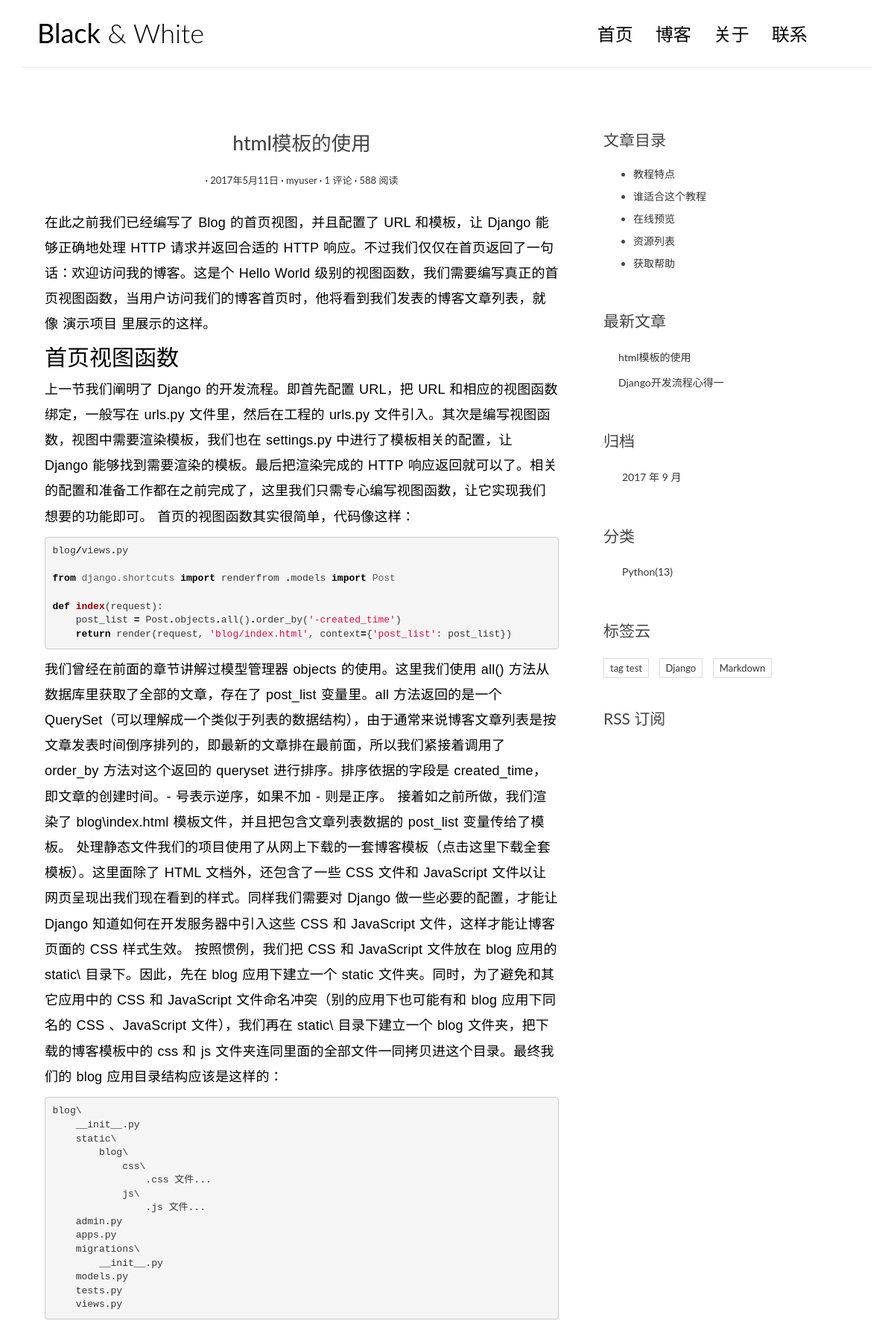
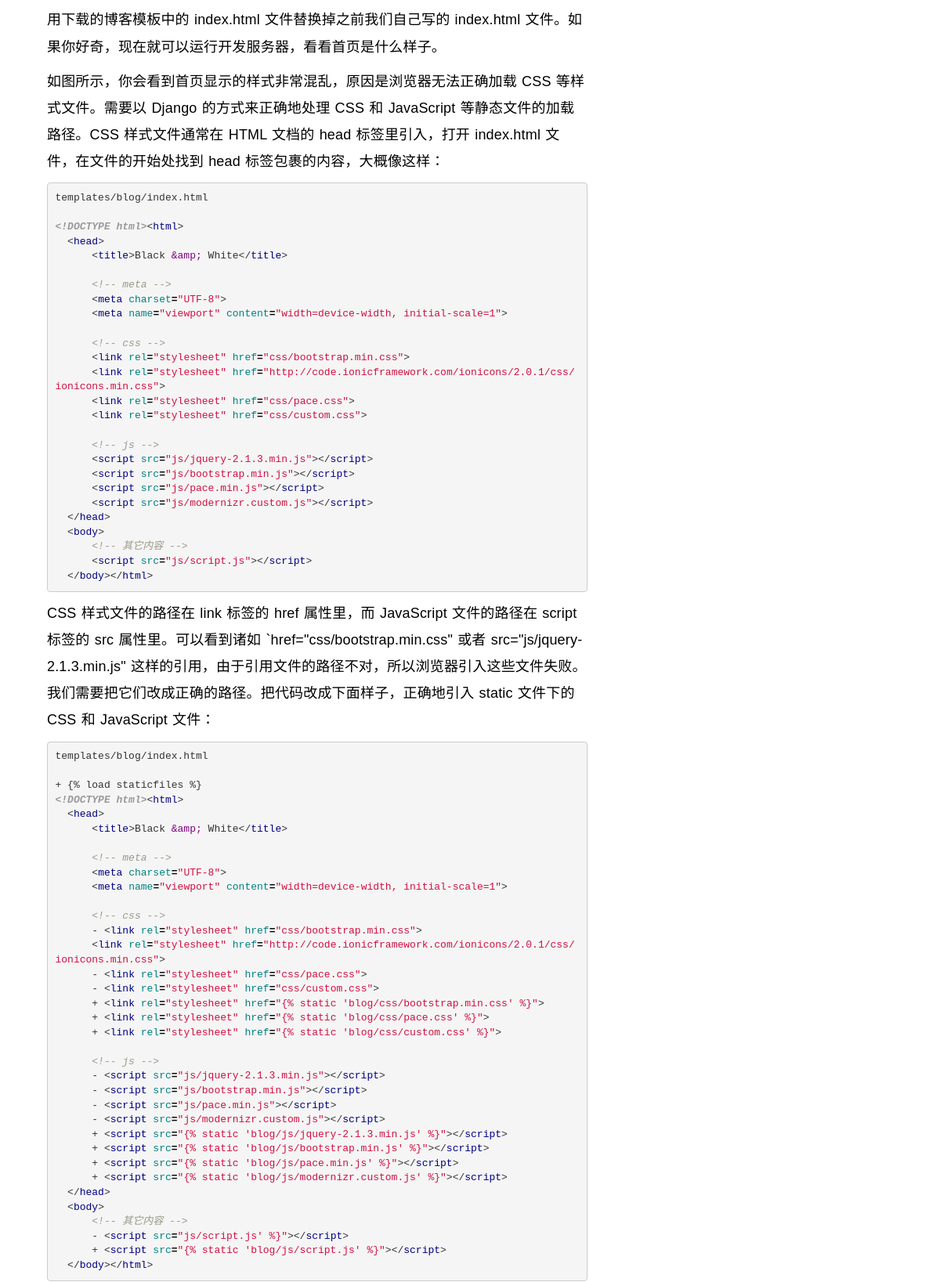
Screenshot of /post/3/ (upper part) with the database file from the repository (2 pictures, top to bottom).
### blog/models.py (models this page shows, shortened)
class Post(models.Model):
    title = models.CharField(max_length=70)
    body = models.TextField()
    created_time = models.DateTimeField()
    modified_time = models.DateTimeField()
    excerpt = models.CharField(max_length=200, blank=True)
    category = models.ForeignKey(Category)
    tags = models.ManyToManyField(Tag, blank=True)
    author = models.ForeignKey(User)
    class Meta:
        ordering = ['-created_time']

class Category(models.Model):
    name = models.CharField(max_length=100)

class Tag(models.Model):
    name = models.CharField(max_length=100)

### blog/views.py (the view)
# urls.py: url(r'^post/(?P<pk>[0-9]+)/$', views.detail, name='detail'),
def detail(request, pk):
    post = get_object_or_404(Post, pk=pk)
    post.body = markdown.markdown(post.body,
                                  extensions=[
                                  'markdown.extensions.extra',
                                  'markdown.extensions.codehilite',
                                  'markdown.extensions.toc'])
    form = CommentForm()
    comment_list = post.comment_set.all()
    context = {
        'post':post,
        'form':form,
        'comment_list':comment_list,
    }
    return render(request, 'blog/detail.html', context=context)

### blog/templatetags/blog_tags.py (called while the page is built)
@register.simple_tag
def get_recent_posts(num=5):
    return Post.objects.all().order_by('-created_time')[:num]

@register.simple_tag
def archives():
    return Post.objects.dates('created_time', 'day', order='DESC')

@register.simple_tag
def get_categories():
    return Category.objects.all()

@register.simple_tag
def get_tags():
    return Tag.objects.all()

### templates/blog/detail.html (shortened to what this page needs)
{% extends 'blog/base.html' %}
{% load blog_tags %}
{% block main %}
<article class="post post-1">
    <header class="entry-header">
        <h1 class="entry-title">{{post.title}}</h1>
        <div class="entry-meta">
            <span class="post-category"><a href="#">{{post.tags_set}}</a></span>
            <span class="post-date"><a href="#"><time class="entry-date"
                                                      datetime="2012-11-09T23:15:57+00:00">2017年5月11日</time></a></span>
            <span class="post-author"><a href="#">{{post.author}}</a></span>
            <span class="comments-link"><a href="#">{{post.comment_set.count}} 评论</a></span>
            <span class="views-count"><a href="#">588 阅读</a></span>
        </div>
    </header>
    <div class="entry-content clearfix">
        {{ post.body|safe }}
    </div>
</article>
{% endblock main %}

### templates/blog/base.html (shortened to what this page needs)
{% load staticfiles %}
{% load blog_tags %}
<!DOCTYPE html>
<html>
<head>
    <link rel="stylesheet" href="http://code.ionicframework.com/ionicons/2.0.1/css/ionicons.min.css">
    <link rel="stylesheet" href="{% static 'blog/css/bootstrap.min.css' %}">
    <link rel="stylesheet" href="{% static 'blog/css/pace.css' %}">
    <link rel="stylesheet" href="{% static 'blog/css/custom.css' %}">
    <link rel="stylesheet" href="{% static 'blog/css/highlights/github.css' %}">
</head>
<body>
<div class="container">
    <header id="site-header">
        <div class="row">
            <div class="col-md-4 col-sm-5 col-xs-8">
                <div class="logo">
                    <h1><a href="{% url 'blog:index' %}"><b>Black</b> &amp; White</a></h1>
                </div>
            </div>
            <div class="col-md-8 col-sm-7 col-xs-4">
                <nav class="main-nav" role="navigation">
                    <div class="collapse navbar-collapse" id="bs-example-navbar-collapse-1">
                        <ul class="nav navbar-nav navbar-right">
                            <li class="cl-effect-11"><a href="{% url 'blog:index' %}" data-hover="首页">首页</a></li>
                            <li class="cl-effect-11"><a href="full-width.html" data-hover="博客">博客</a></li>
                            <li class="cl-effect-11"><a href="about.html" data-hover="关于">关于</a></li>
                            <li class="cl-effect-11"><a href="contact.html" data-hover="联系">联系</a></li>
                        </ul>
                    </div>
                </nav>
            </div>
        </div>
    </header>
</div>
<div class="content-body">
    <div class="container">
        <div class="row">
            <main class="col-md-8">
                {% block main %}
                {% endblock main %}
            </main>
            <aside class="col-md-4">
                {% block toc %}
                <div class="widget widget-content">
                    <h3 class="widget-title">文章目录</h3>
                    <ul>
                        <li>
                            <a href="#">教程特点</a>
                        </li>
                        <li>
                            <a href="#">谁适合这个教程</a>
                        </li>
                        <li>
                            <a href="#">在线预览</a>
                        </li>
                        <li>
                            <a href="#">资源列表</a>
                        </li>
                        <li>
                            <a href="#">获取帮助</a>
                        </li>
                    </ul>
                </div>
                <div class="widget widget-recent-posts">
                    <h3 class="widget-title">最新文章</h3>
                    {% get_recent_posts as recent_post_list %}
                    <ul>
                        {% for post in recent_post_list %}
                        <li>
                            <a href="{{post.get_absolue_url}}">{{post.title}}</a>
                        </li>
                        {% empty %}
                        暂无文章！
                        {% endfor %}
                    </ul>
                </div>
                <div class="widget widget-archives">
                    <h3 class="widget-title">归档</h3>
                    {% archives as date_list %}
                    <ul>
                        {% for date in date_list %}
                        <li>
                            <a href="{% url 'blog:archives' date.year date.month %}">{{date.year}} 年 {{date.month}} 月</a>
                        </li>
                        {% empty %}
                        暂无归档！
                        {% endfor %}
                    </ul>
                </div>
                <div class="widget widget-category">
                    <h3 class="widget-title">分类</h3>
                    {% get_categories as category_list %}
                    <ul>
                        {% for category in category_list %}
                        <li>
                            <a href="{% url 'blog:category' category.pk %}">{{category.name}}<span class="post-count">(13)</span></a>
                        </li>
                        {% empty %}
                        暂无分类！
                        {% endfor %}
                    </ul>
                </div>
                <div class="widget widget-tag-cloud">
                    <h3 class="widget-title">标签云</h3>
                    {% get_tags as tags %}
                    <ul>
                        {% for tag in tags %}
                        <li>
                            <a href="{% url 'blog:tag' tag.pk %}">{{tag.name}}</a>
                        </li>
                        {% empty %}
                        暂无标签！
                        {% endfor %}
                    </ul>
                </div>
                <div class="rss">
                    <a href=""> RSS 订阅</a>
                </div>
                {% endblock toc %}
            </aside>
        </div>
    </div>
</div>
</body>
</html>

### blog/static/blog/css/custom.css (style rules this page uses)
* { outline: none; }
h1, h2, h3, h4, h5, h6 { margin-top: 0; }
b { font-weight: 400; }
a { color: #333; }
body { color: #444; font-family: 'Lato', sans-serif; }
p { font-family: 'Ubuntu', sans-serif; font-weight: 400; word-spacing: 1px; letter-spacing: 0.01em; }
#site-header { background-color: #FFF; padding: 25px 20px; margin-bottom: 40px; border-bottom: 1px solid #e7e7e7; }
.logo h1 a { color: #000; }
.logo h1 { margin: 0; font-family: 'Lato', sans-serif; font-weight: 300; }
.main-nav { margin-top: 11px; max-width: 95%; }
.main-nav a { color: #000000 !important; padding: 0 0 5px 0 !important; margin-right: 30px; font-family: 'Lato', sans-serif; font-weight: 300; font-size: 24px; }
.cl-effect-11 a { padding: 10px 0; color: #0972b4; text-shadow: none; }
.cl-effect-11 a::before { position: absolute; top: 0; left: 0; overflow: hidden; padding: 0 0 5px 0 !important; max-width: 0; border-bottom: 1px solid #000; color: #000; content: attr(data-hover); white-space: nowrap; -webkit-transition: max-width 0.5s; -moz-transition: max-width 0.5s; transition: max-width 0.5s; }
.content-body { padding-bottom: 4em; }
.post { background: #fff; padding: 30px 30px 0; }
.entry-title { text-align: center; font-size: 1.9em; margin-bottom: 20px; line-height: 1.6; padding: 10px 20px 0; }
.entry-meta { text-align: center; color: #DDDDDD; font-size: 13px; margin-bottom: 30px; }
.entry-content { font-size: 18px; line-height: 1.9; font-weight: 300; color: #000; }
.post-category::after, .post-date::after, .post-author::after, .comments-link::after { content: ' ·'; color: #000; }
.widget { background: #fff; padding: 30px 0 0; }
.widget-title { font-size: 1.5em; margin-bottom: 20px; line-height: 1.6; padding: 10px 0 0; font-weight: 400; }
.widget-recent-posts ul { padding: 0; margin: 0; padding-left: 20px; }
.widget-recent-posts ul li { list-style-type: none; position: relative; line-height: 170%; margin-bottom: 10px; }
.widget-recent-posts ul li::before { content: '\f3d3'; font-family: "Ionicons"; position: absolute; left: -17px; top: 3px; font-size: 16px; color: #000; }
.widget-archives ul { padding: 0; margin: 0; padding-left: 25px; }
.widget-archives ul li { list-style-type: none; position: relative; line-height: 170%; margin-bottom: 10px; }
.widget-archives ul li::before { content: '\f3f3'; font-family: "Ionicons"; position: absolute; left: -25px; top: 1px; font-size: 16px; color: #000; }
.widget-category ul { padding: 0; margin: 0; padding-left: 25px; }
.widget-category ul li { list-style-type: none; position: relative; line-height: 170%; margin-bottom: 10px; }
.widget-category ul li::before { content: '\f3fe'; font-family: "Ionicons"; position: absolute; left: -25px; top: 1px; font-size: 18px; color: #000; }
.widget-tag-cloud ul { padding: 0; margin: 0; margin-right: -10px; }
.widget-tag-cloud ul li { list-style-type: none; font-size: 13px; display: inline-block; margin-right: 10px; margin-bottom: 10px; padding: 3px 8px; border: 1px solid #ddd; }
.widget-content ul li { margin-bottom: 10px; }
.rss { font-size: 21px; margin-top: 30px; }
.rss a { color: #444; }

### blog/static/blog/css/highlights/github.css (style rules this page uses)
.codehilite .k { color: #000000; font-weight: bold }
.codehilite .o { color: #000000; font-weight: bold }
.codehilite .cm { color: #999988; font-style: italic }
.codehilite .cp { color: #999999; font-weight: bold; font-style: italic }
.codehilite .kn { color: #000000; font-weight: bold }
.codehilite .s { color: #d01040 }
.codehilite .na { color: #008080 }
.codehilite .ni { color: #800080 }
.codehilite .nf { color: #990000; font-weight: bold }
.codehilite .nn { color: #555555 }
.codehilite .nt { color: #000080 }
.codehilite .w { color: #bbbbbb }
.codehilite .s1 { color: #d01040 }

### rows the page displays
Post: title "html模板的使用", author "myuser", comment_set.count "1", body "在此之前我们已经编写了 Blog 的首页视图，并且配置了 URL 和模板，让 Django 能够正确地处理 HTTP 请求并返回合适的 HTTP 响应。不过我们仅仅在首页返回了一句话：欢迎访问我的博客。这是个 Hello World 级别的视图函数，我们需要编写真正的首页视图函数，当用户访问我们的博客首页时，他将看到我们发表的博客文章列表，就像 演示项目 里展示的这样。 首页视图函数 上一节我们阐明了 Django 的开发流程。即首先配置 URL，把 URL 和相应的视图函数绑定，一般写在 urls.py 文件里，然后在工程的 urls.py 文件引入。其次是编写视图函数，视图中需要渲染模板，我们也在 settings.py 中进行了模板相关的配置，让 Django 能够找到需要渲染的模板。最后把渲染完成的 HTTP 响应返回就可以了。相关的配置和准备工作都在之前完成了，这里我们只需专心编写视图函数，让它实现我们想要的功能即可。 首页的视图函数其实很简单，代码像这样： blog / views . py from django.shortcuts import renderfrom . models import Post def index ( request ): post_list = Post . objects . all () . order_by ( '-created_time' ) return render ( request , 'blog/index.html' , context = { 'post_list' : post_list })…"
Post: title "Django开发流程心得一"
Category: name "Python"
Tag: name "tag test"
Tag: name "Django"
Tag: name "Markdown"

### other values shown
{{ date.year }} "2017"
{{ date.month }} "9"
